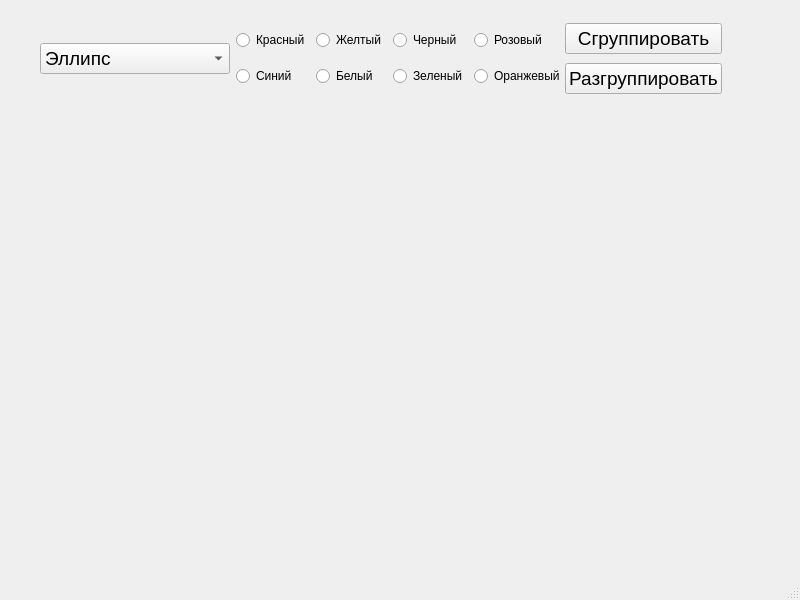
<?xml version="1.0" encoding="UTF-8"?>
<ui version="4.0">
 <class>MainWindow</class>
 <widget class="QMainWindow" name="MainWindow">
  <property name="geometry">
   <rect>
    <x>0</x>
    <y>0</y>
    <width>800</width>
    <height>600</height>
   </rect>
  </property>
  <property name="minimumSize">
   <size>
    <width>800</width>
    <height>600</height>
   </size>
  </property>
  <property name="maximumSize">
   <size>
    <width>800</width>
    <height>600</height>
   </size>
  </property>
  <property name="windowTitle">
   <string>MainWindow</string>
  </property>
  <widget class="QWidget" name="centralwidget">
   <widget class="QWidget" name="layoutWidget">
    <property name="geometry">
     <rect>
      <x>40</x>
      <y>20</y>
      <width>682</width>
      <height>78</height>
     </rect>
    </property>
    <layout class="QHBoxLayout" name="horizontalLayout">
     <item>
      <widget class="QComboBox" name="comboBox">
       <property name="font">
        <font>
         <pointsize>14</pointsize>
        </font>
       </property>
       <property name="editable">
        <bool>false</bool>
       </property>
       <property name="currentIndex">
        <number>0</number>
       </property>
       <property name="placeholderText">
        <string>Выберите фигуру</string>
       </property>
       <item>
        <property name="text">
         <string>Эллипс</string>
        </property>
       </item>
       <item>
        <property name="text">
         <string>Прямоугольник</string>
        </property>
       </item>
       <item>
        <property name="text">
         <string>Треугольник</string>
        </property>
       </item>
       <item>
        <property name="text">
         <string>Отрезок</string>
        </property>
       </item>
      </widget>
     </item>
     <item>
      <layout class="QGridLayout" name="gridLayout">
       <item row="1" column="3">
        <widget class="QRadioButton" name="radioOrange">
         <property name="text">
          <string>Оранжевый</string>
         </property>
        </widget>
       </item>
       <item row="1" column="2">
        <widget class="QRadioButton" name="radioGreen">
         <property name="text">
          <string>Зеленый</string>
         </property>
        </widget>
       </item>
       <item row="0" column="2">
        <widget class="QRadioButton" name="radioBlack">
         <property name="text">
          <string>Черный</string>
         </property>
        </widget>
       </item>
       <item row="0" column="3">
        <widget class="QRadioButton" name="radioPink">
         <property name="text">
          <string>Розовый</string>
         </property>
        </widget>
       </item>
       <item row="0" column="1">
        <widget class="QRadioButton" name="radioYellow">
         <property name="text">
          <string>Желтый</string>
         </property>
        </widget>
       </item>
       <item row="0" column="0">
        <widget class="QRadioButton" name="radioRed">
         <property name="text">
          <string>Красный</string>
         </property>
        </widget>
       </item>
       <item row="1" column="0">
        <widget class="QRadioButton" name="radioBlue">
         <property name="text">
          <string>Синий</string>
         </property>
        </widget>
       </item>
       <item row="1" column="1">
        <widget class="QRadioButton" name="radioWhite">
         <property name="text">
          <string>Белый</string>
         </property>
        </widget>
       </item>
      </layout>
     </item>
     <item>
      <layout class="QVBoxLayout" name="verticalLayout">
       <item>
        <widget class="QPushButton" name="pushButton_group">
         <property name="font">
          <font>
           <pointsize>14</pointsize>
          </font>
         </property>
         <property name="text">
          <string>Сгруппировать</string>
         </property>
        </widget>
       </item>
       <item>
        <widget class="QPushButton" name="pushButton_">
         <property name="font">
          <font>
           <pointsize>14</pointsize>
          </font>
         </property>
         <property name="text">
          <string>Разгруппировать</string>
         </property>
        </widget>
       </item>
      </layout>
     </item>
    </layout>
   </widget>
  </widget>
  <widget class="QMenuBar" name="menubar">
   <property name="geometry">
    <rect>
     <x>0</x>
     <y>0</y>
     <width>800</width>
     <height>21</height>
    </rect>
   </property>
  </widget>
  <widget class="QStatusBar" name="statusbar"/>
 </widget>
 <resources/>
 <connections/>
</ui>
